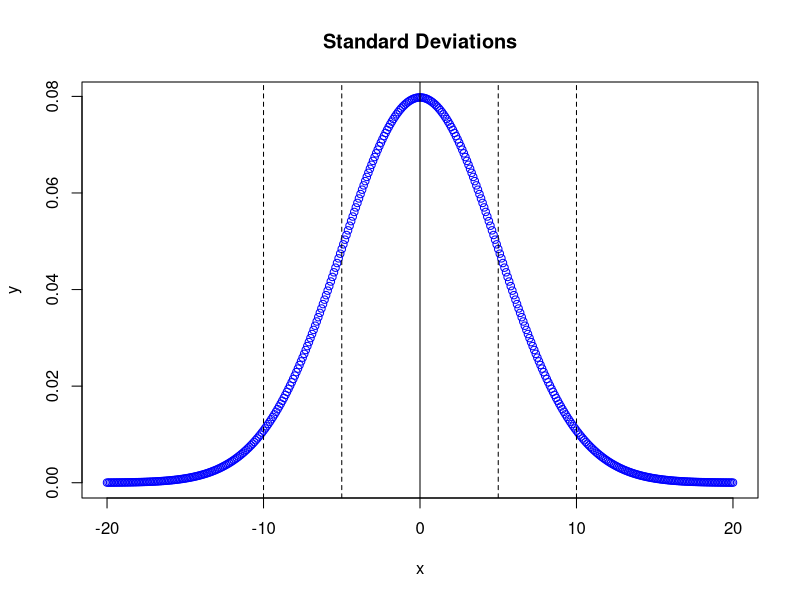
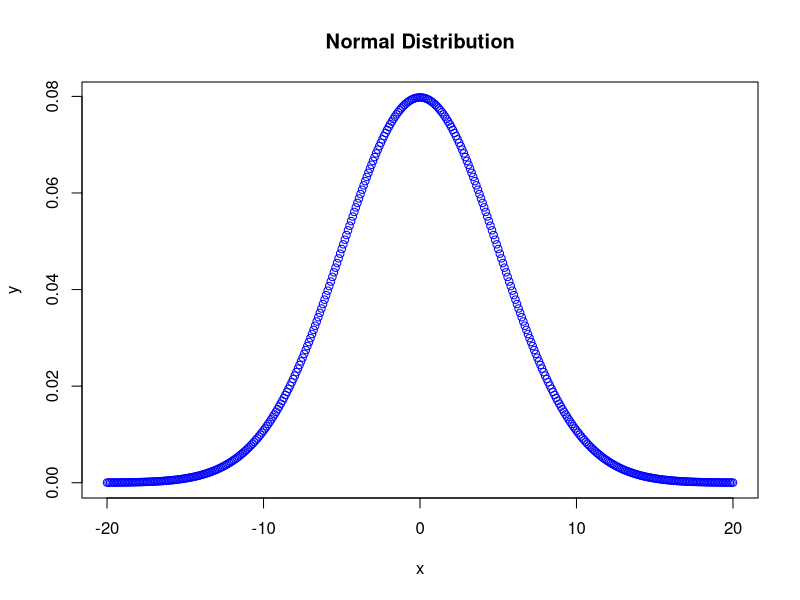

These figures' R source, in order: (Note: this script raises an error after producing the figures.)
x <- seq(-20, 20, by = .1)
y <- dnorm(x, mean = 0, sd = 5.0)

png("./viz_out/bellcurve.png", units="in", width=8.9, height=5, res=300)
plot(x,y, main = "Normal Distribution", col = "blue")
dev.off()

df <- data.frame(x, y)

df$x<=5&df$x>=-5

s1 <- df[df$x<=5&df$x>=-5,]

plot(x,y, main = "Standard Deviations", col = "blue")
abline(v = 0)
abline(v = 5, lty = 2)
abline(v = 10, lty = 2)
abline(v = -5, lty = 2)
abline(v = -10, lty = 2)

dnorm_limit <- function(x) {
  y <- dnorm(x)
  y[x < 0  |  x > 2] <- NA
  return(y)
}

base <- ggplot() + xlim(-10, 10)
p <- base +
      geom_function(aes(colour = "Population 1"), fun = dnorm, args = list(mean = -3, sd = 2), size = 2) +
      geom_function(aes(colour = "Population 2"), fun = dnorm, args = list(mean = 3, sd = 2), size = 2) +
      geom_ribbon() +
      theme_classic()

png("./viz_out/overdist.png", units="in", width=8.9, height=5, res=300)
p
dev.off()

# criticalValues <- qnorm(c(.025,.975))

# shadeNormalTwoTailedLeft <- rbind(c(criticalValues[1],0), subset(normalDistribution, x < criticalValues[1]))

# shadeNormalTwoTailedRight <- rbind(c(criticalValues[2],0), subset(normalDistribution, x > criticalValues[2]), c(3,0))
